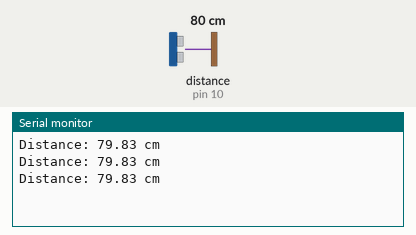
This sketch was run on a simulated Arduino Uno, built with avr-gcc and run on an emulated ATmega328P. Parts: the last lines printed to the serial monitor. Wiring (inferred from the names in the program): ultrasonic range finder: trigger pin 9; echo pin 10. The test bench sets the inputs (shaded band); at power-on: distance to the obstacle (sensor on pin 10) 80 cm. The echo pulse lasts 58.3 µs per cm.

Above: at 1.3 s.
1.4 s: distance to the obstacle (sensor on pin 10) set to 22 cm
At 1.9 s:
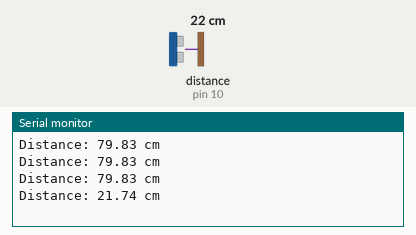
2.9 s: distance to the obstacle (sensor on pin 10) set to 18 cm
At 3.34 s:
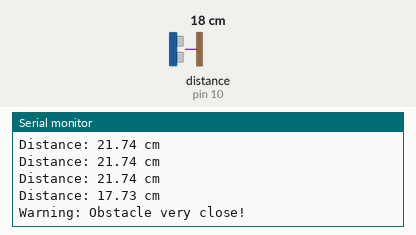
Timing chart, 0 to 5.9 s (numbered marks = the images above; inputs shaded):
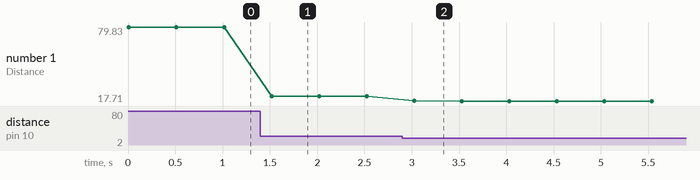

The sketch:

BluetoothDistanceProject.ino
```cpp
/*
  Mobile-Controlled Parking Sensor
  Uses HC-SR04 Ultrasonic Sensor and HC-05/HC-06 Bluetooth Module.
  Sends real-time distance measurements to the mobile app.
*/

const int trigPin = 9;   // Trigger pin for HC-SR04
const int echoPin = 10;  // Echo pin for HC-SR04

void setup() {
  // Initialize serial communication for Bluetooth at 9600 baud rate
  Serial.begin(9600);

  // Set pin modes
  pinMode(trigPin, OUTPUT);
  pinMode(echoPin, INPUT);
}

void loop() {
  // Clear the trigger pin
  digitalWrite(trigPin, LOW);
  delayMicroseconds(2);

  // Send a 10-microsecond HIGH pulse to trigger the sensor
  digitalWrite(trigPin, HIGH);
  delayMicroseconds(10);
  digitalWrite(trigPin, LOW);

  // Read the duration of the pulse on the echo pin
  long duration = pulseIn(echoPin, HIGH);

  // Calculate distance in centimeters (approximation)
  float distance = duration / 58.2;

  // Send the distance reading via Bluetooth
  Serial.print("Distance: ");
  Serial.print(distance);
  Serial.println(" cm");

  // Optional: Send a warning if an obstacle is too close (e.g., less than 20 cm)
  if (distance < 20) {
    Serial.println("Warning: Obstacle very close!");
  }

  delay(500);  // Wait 500 ms before the next measurement
}
```

Measured:
- the behaviour switches between 21 and 20 cm on distance to the obstacle (sensor on pin 10) (found by bisection; images 1 and 2)
- after the input at 1.4 s, the serial monitor: prints a new line after 0.12 s (image 1)
- after the input at 2.9 s, the serial monitor: prints a new line after 0.13 s (image 2)
- plotted number 1: 79.83 → 21.74 after the input at 1.4 s, 21.74 → 17.71 after the input at 2.9 s
